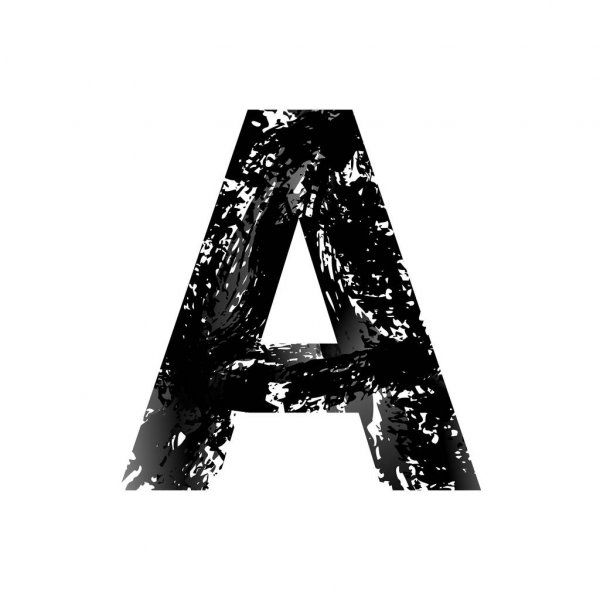
#> input picture img/A1.jpg, 600 x 600 px, given in place of oikawa.jpg, which was not available
$ python -i ocv01-faza.py   (imports and definitions only)   (older library calls are emulated)
#> lines starting #> are read from the running program, lines starting #| are printed output that depends on the picture; after the words box and inside, x2 and y2 are one past the last pixel; in counts of white or black regions, pixels touching at a corner belong together; pictures that were not available may be replaced by others from this repository, and a replacement may not be noted
# -*- coding: utf-8 -*-
"""
Created on Thu Feb 17 20:15:41 2022

@author: DELL
"""

import numpy as np
import cv2
from matplotlib import pyplot as plt
import matplotlib.image as mpimg
import time
from array import *

### -------------main function-------------------
# [390 lines left out: functions load_image, load_image1, create_image, drawing_shape, basic_function, gray_image and 5 more, not called in this run]

def dilatation():
    img1 = cv2.imread('gambar/oikawa.jpg')
#> img1 is the input picture: shape (600, 600, 3); min 0, max 255, mean 212

    # convert to black and white
    img1 = cv2.cvtColor(img1, cv2.COLOR_BGR2GRAY)
#> img1: shape (600, 600)
    r ,img1 = cv2.threshold(img1, 150, 255, cv2.THRESH_BINARY)
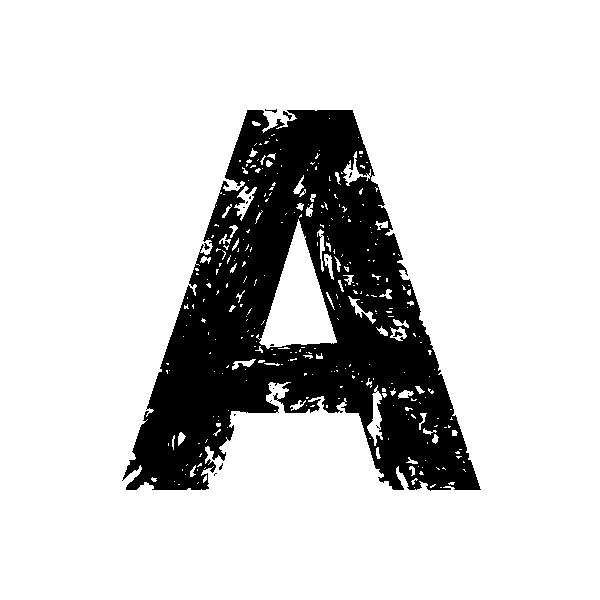
#> img1: shape (600, 600); 81.9% white; 21 black regions (16 under 20 px), largest, box (x1, y1, x2, y2) and area: (122, 110, 481, 491) 64842, (283, 111, 292, 120) 32, (393, 331, 403, 337) 30, (204, 243, 210, 250) 22, (265, 109, 277, 113) 21
    #create kernel
    kernel = np.ones((5,5), np.uint8)
    img2 = cv2.erode(img1, kernel)
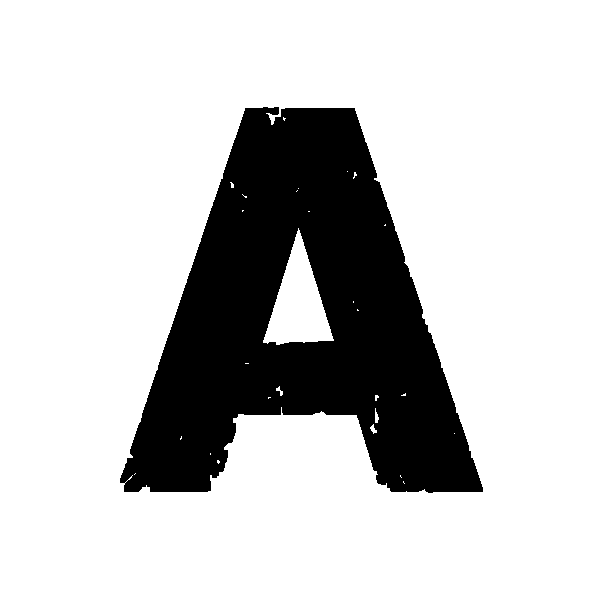
#> img2: shape (600, 600); 78.9% white; 1 black region, box (x1, y1, x2, y2) and area: (120, 107, 483, 493) 75926
    img3 = cv2.dilate(img1, kernel)
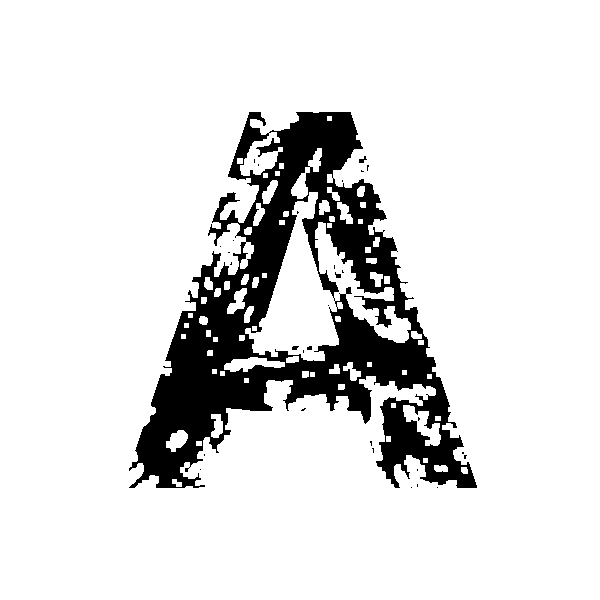
#> img3: shape (600, 600); 87.5% white; 31 black regions (27 under 20 px), largest, box (x1, y1, x2, y2) and area: (129, 112, 477, 488) 44725, (359, 156, 367, 163) 29, (335, 272, 341, 278) 23, (292, 346, 299, 350) 22
    img4 = cv2.morphologyEx(img1, cv2.MORPH_GRADIENT, kernel)
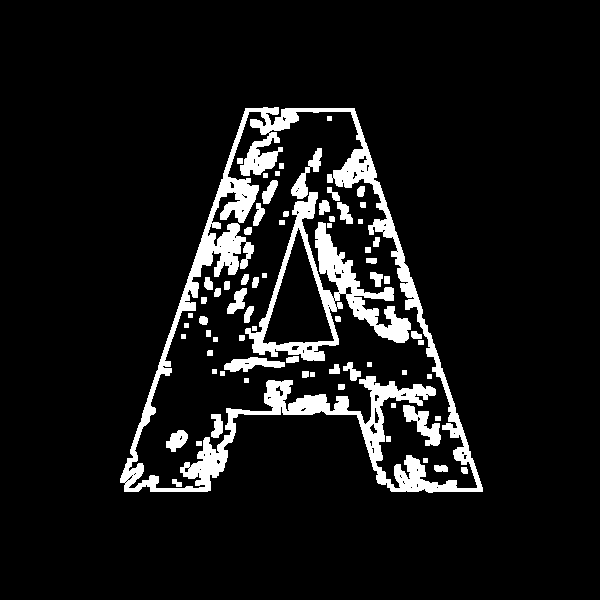
#> img4: shape (600, 600); 8.6% white; 71 white regions, largest, box (x1, y1, x2, y2) and area: (120, 107, 483, 493) 18979, (245, 192, 411, 361) 6095, (403, 405, 441, 446) 682

    img5 = cv2.GaussianBlur(img1, (3,3), 0)
    img6 = cv2.medianBlur(img1, 3)
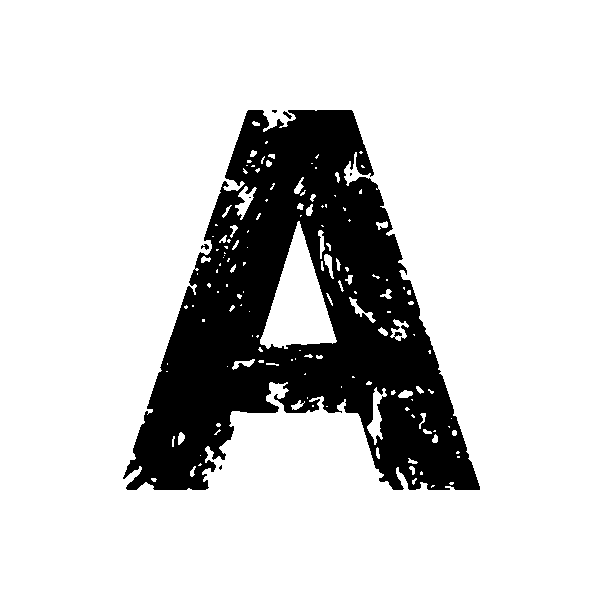
#> img6: shape (600, 600); 81.7% white; 7 black regions (4 under 20 px), largest, box (x1, y1, x2, y2) and area: (123, 110, 480, 490) 65798, (283, 111, 292, 119) 30, (201, 244, 209, 250) 27

    titles = ['Original Image','Erosion','Dilatation','morphologyEx','Gaussian','Median Blur']
    images = [img1,img2,img3,img4,img5,img6]
    for i in range(6):
        plt.subplot(3,2,i+1),plt.imshow(images[i],'gray',vmin=0,vmax=255)
        plt.title(titles[i])
        plt.xticks([]),plt.yticks([])
    plt.show()
    return

# [165 lines left out: functions filtering, spektrum, spektrum2, afterhpfjet, spektrum3, lapsobel and 1 more, not called in this run]

#--------------main menu------------------
"""
praktikum 1

"""
# [6 lines of commented-out code are left out]

"""
praktikum 2

"""
#access_image()
#flip_image()

"""
praktikum 3

"""
#thresholding1()
#enhancement()

"""
praktikum 4

"""
#convolution2D()
#dilatation()
#filtering()

"""
praktikum 5

"""
# [6 lines of commented-out code are left out]

>>> result = dilatation()
